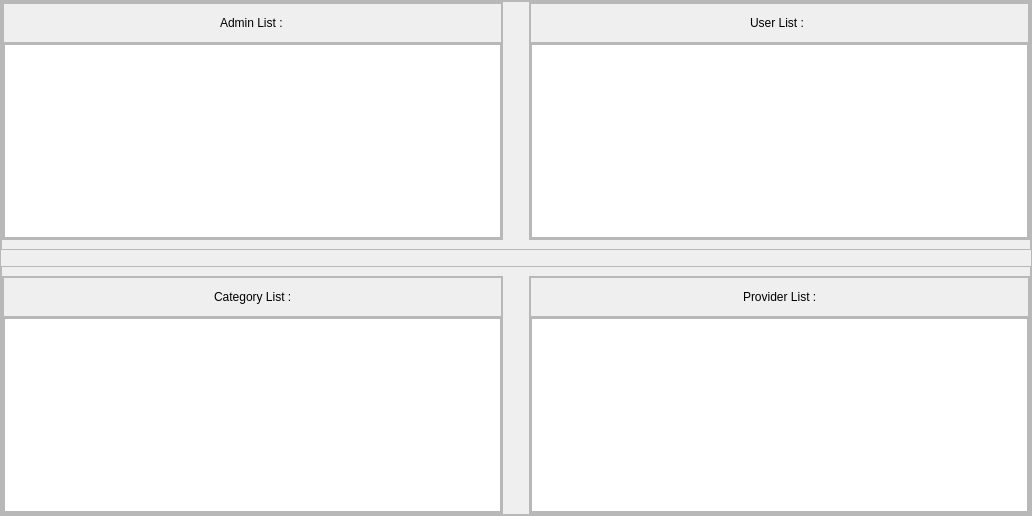
         <widget class="QWidget" name="UserPage">
          <layout class="QVBoxLayout" name="verticalLayout_12">
           <property name="spacing">
            <number>0</number>
           </property>
           <property name="leftMargin">
            <number>0</number>
           </property>
           <property name="topMargin">
            <number>0</number>
           </property>
           <property name="rightMargin">
            <number>0</number>
           </property>
           <property name="bottomMargin">
            <number>0</number>
           </property>
           <item>
            <widget class="QFrame" name="frame">
             <property name="frameShape">
              <enum>QFrame::StyledPanel</enum>
             </property>
             <property name="frameShadow">
              <enum>QFrame::Raised</enum>
             </property>
             <layout class="QVBoxLayout" name="verticalLayout_13" stretch="15,1,15">
              <property name="spacing">
               <number>0</number>
              </property>
              <property name="leftMargin">
               <number>0</number>
              </property>
              <property name="topMargin">
               <number>0</number>
              </property>
              <property name="rightMargin">
               <number>0</number>
              </property>
              <property name="bottomMargin">
               <number>0</number>
              </property>
              <item>
               <widget class="QFrame" name="frame_2">
                <property name="frameShape">
                 <enum>QFrame::StyledPanel</enum>
                </property>
                <property name="frameShadow">
                 <enum>QFrame::Raised</enum>
                </property>
                <layout class="QHBoxLayout" name="horizontalLayout_14" stretch="20,1,20">
                 <property name="spacing">
                  <number>0</number>
                 </property>
                 <property name="leftMargin">
                  <number>0</number>
                 </property>
                 <property name="topMargin">
                  <number>0</number>
                 </property>
                 <property name="rightMargin">
                  <number>0</number>
                 </property>
                 <item>
                  <widget class="QFrame" name="frame_4">
                   <property name="frameShape">
                    <enum>QFrame::StyledPanel</enum>
                   </property>
                   <property name="frameShadow">
                    <enum>QFrame::Raised</enum>
                   </property>
                   <layout class="QVBoxLayout" name="verticalLayout_14" stretch="1,6">
                    <property name="spacing">
                     <number>0</number>
                    </property>
                    <property name="leftMargin">
                     <number>0</number>
                    </property>
                    <property name="topMargin">
                     <number>0</number>
                    </property>
                    <property name="rightMargin">
                     <number>0</number>
                    </property>
                    <property name="bottomMargin">
                     <number>0</number>
                    </property>
                    <item>
                     <widget class="QFrame" name="frame_8">
                      <property name="frameShape">
                       <enum>QFrame::StyledPanel</enum>
                      </property>
                      <property name="frameShadow">
                       <enum>QFrame::Raised</enum>
                      </property>
                      <layout class="QHBoxLayout" name="horizontalLayout_16">
                       <item>
                        <spacer name="horizontalSpacer_11">
                         <property name="orientation">
                          <enum>Qt::Horizontal</enum>
                         </property>
                         <property name="sizeHint" stdset="0">
                          <size>
                           <width>203</width>
                           <height>20</height>
                          </size>
                         </property>
                        </spacer>
                       </item>
                       <item>
                        <widget class="QLabel" name="label_3">
                         <property name="text">
                          <string>Admin List : </string>
                         </property>
                        </widget>
                       </item>
                       <item>
                        <spacer name="horizontalSpacer_12">
                         <property name="orientation">
                          <enum>Qt::Horizontal</enum>
                         </property>
                         <property name="sizeHint" stdset="0">
                          <size>
                           <width>204</width>
                           <height>20</height>
                          </size>
                         </property>
                        </spacer>
                       </item>
                      </layout>
                     </widget>
                    </item>
                    <item>
                     <widget class="QFrame" name="frame_9">
                      <property name="frameShape">
                       <enum>QFrame::StyledPanel</enum>
                      </property>
                      <property name="frameShadow">
                       <enum>QFrame::Raised</enum>
                      </property>
                      <layout class="QVBoxLayout" name="verticalLayout_16">
                       <property name="spacing">
                        <number>0</number>
                       </property>
                       <property name="leftMargin">
                        <number>0</number>
                       </property>
                       <property name="topMargin">
                        <number>0</number>
                       </property>
                       <property name="rightMargin">
                        <number>0</number>
                       </property>
                       <property name="bottomMargin">
                        <number>0</number>
                       </property>
                       <item>
                        <widget class="QTableWidget" name="adminWidget">
                         <property name="focusPolicy">
                          <enum>Qt::NoFocus</enum>
                         </property>
                         <property name="editTriggers">
                          <set>QAbstractItemView::NoEditTriggers</set>
                         </property>
                        </widget>
                       </item>
                      </layout>
                     </widget>
                    </item>
                   </layout>
                  </widget>
                 </item>
                 <item>
                  <spacer name="horizontalSpacer_9">
                   <property name="orientation">
                    <enum>Qt::Horizontal</enum>
                   </property>
                   <property name="sizeHint" stdset="0">
                    <size>
                     <width>27</width>
                     <height>20</height>
                    </size>
                   </property>
                  </spacer>
                 </item>
                 <item>
                  <widget class="QFrame" name="frame_5">
                   <property name="frameShape">
                    <enum>QFrame::StyledPanel</enum>
                   </property>
                   <property name="frameShadow">
                    <enum>QFrame::Raised</enum>
                   </property>
                   <layout class="QVBoxLayout" name="verticalLayout_15" stretch="1,6">
                    <property name="spacing">
                     <number>0</number>
                    </property>
                    <property name="leftMargin">
                     <number>0</number>
                    </property>
                    <property name="topMargin">
                     <number>0</number>
                    </property>
                    <property name="rightMargin">
                     <number>0</number>
                    </property>
                    <property name="bottomMargin">
                     <number>0</number>
                    </property>
                    <item>
                     <widget class="QFrame" name="frame_10">
                      <property name="frameShape">
                       <enum>QFrame::StyledPanel</enum>
                      </property>
                      <property name="frameShadow">
                       <enum>QFrame::Raised</enum>
                      </property>
                      <layout class="QHBoxLayout" name="horizontalLayout_17">
                       <item>
                        <spacer name="horizontalSpacer_13">
                         <property name="orientation">
                          <enum>Qt::Horizontal</enum>
                         </property>
                         <property name="sizeHint" stdset="0">
                          <size>
                           <width>213</width>
                           <height>20</height>
                          </size>
                         </property>
                        </spacer>
                       </item>
                       <item>
                        <widget class="QLabel" name="label_4">
                         <property name="text">
                          <string>User List : </string>
                         </property>
                        </widget>
                       </item>
                       <item>
                        <spacer name="horizontalSpacer_14">
                         <property name="orientation">
                          <enum>Qt::Horizontal</enum>
                         </property>
                         <property name="sizeHint" stdset="0">
                          <size>
                           <width>213</width>
                           <height>20</height>
                          </size>
                         </property>
                        </spacer>
                       </item>
                      </layout>
                     </widget>
                    </item>
                    <item>
                     <widget class="QFrame" name="frame_11">
                      <property name="frameShape">
                       <enum>QFrame::StyledPanel</enum>
                      </property>
                      <property name="frameShadow">
                       <enum>QFrame::Raised</enum>
                      </property>
                      <layout class="QVBoxLayout" name="verticalLayout_19">
                       <property name="spacing">
                        <number>0</number>
                       </property>
                       <property name="leftMargin">
                        <number>0</number>
                       </property>
                       <property name="topMargin">
                        <number>0</number>
                       </property>
                       <property name="rightMargin">
                        <number>0</number>
                       </property>
                       <property name="bottomMargin">
                        <number>0</number>
                       </property>
                       <item>
                        <widget class="QTableWidget" name="userWidget">
                         <property name="focusPolicy">
                          <enum>Qt::NoFocus</enum>
                         </property>
                         <property name="editTriggers">
                          <set>QAbstractItemView::NoEditTriggers</set>
                         </property>
                        </widget>
                       </item>
                      </layout>
                     </widget>
                    </item>
                   </layout>
                  </widget>
                 </item>
                </layout>
               </widget>
              </item>
              <item>
               <spacer name="verticalSpacer_3">
                <property name="orientation">
                 <enum>Qt::Vertical</enum>
                </property>
                <property name="sizeHint" stdset="0">
                 <size>
                  <width>20</width>
                  <height>20</height>
                 </size>
                </property>
               </spacer>
              </item>
              <item>
               <widget class="QFrame" name="frame_3">
                <property name="frameShape">
                 <enum>QFrame::StyledPanel</enum>
                </property>
                <property name="frameShadow">
                 <enum>QFrame::Raised</enum>
                </property>
                <layout class="QHBoxLayout" name="horizontalLayout_15" stretch="20,1,20">
                 <property name="spacing">
                  <number>0</number>
                 </property>
                 <property name="leftMargin">
                  <number>0</number>
                 </property>
                 <property name="rightMargin">
                  <number>0</number>
                 </property>
                 <property name="bottomMargin">
                  <number>0</number>
                 </property>
                 <item>
                  <widget class="QFrame" name="frame_6">
                   <property name="frameShape">
                    <enum>QFrame::StyledPanel</enum>
                   </property>
                   <property name="frameShadow">
                    <enum>QFrame::Raised</enum>
                   </property>
                   <layout class="QVBoxLayout" name="verticalLayout_17" stretch="1,6">
                    <property name="spacing">
                     <number>0</number>
                    </property>
                    <property name="leftMargin">
                     <number>0</number>
                    </property>
                    <property name="topMargin">
                     <number>0</number>
                    </property>
                    <property name="rightMargin">
                     <number>0</number>
                    </property>
                    <property name="bottomMargin">
                     <number>0</number>
                    </property>
                    <item>
                     <widget class="QFrame" name="frame_12">
                      <property name="frameShape">
                       <enum>QFrame::StyledPanel</enum>
                      </property>
                      <property name="frameShadow">
                       <enum>QFrame::Raised</enum>
                      </property>
                      <layout class="QHBoxLayout" name="horizontalLayout_18">
                       <item>
                        <spacer name="horizontalSpacer_15">
                         <property name="orientation">
                          <enum>Qt::Horizontal</enum>
                         </property>
                         <property name="sizeHint" stdset="0">
                          <size>
                           <width>194</width>
                           <height>20</height>
                          </size>
                         </property>
                        </spacer>
                       </item>
                       <item>
                        <widget class="QLabel" name="label_6">
                         <property name="text">
                          <string>Category List :</string>
                         </property>
                        </widget>
                       </item>
                       <item>
                        <spacer name="horizontalSpacer_16">
                         <property name="orientation">
                          <enum>Qt::Horizontal</enum>
                         </property>
                         <property name="sizeHint" stdset="0">
                          <size>
                           <width>193</width>
                           <height>20</height>
                          </size>
                         </property>
                        </spacer>
                       </item>
                      </layout>
                     </widget>
                    </item>
                    <item>
                     <widget class="QFrame" name="frame_13">
                      <property name="frameShape">
                       <enum>QFrame::StyledPanel</enum>
                      </property>
                      <property name="frameShadow">
                       <enum>QFrame::Raised</enum>
                      </property>
                      <layout class="QVBoxLayout" name="verticalLayout_20">
                       <property name="spacing">
                        <number>0</number>
                       </property>
                       <property name="leftMargin">
                        <number>0</number>
                       </property>
                       <property name="topMargin">
                        <number>0</number>
                       </property>
                       <property name="rightMargin">
                        <number>0</number>
                       </property>
                       <property name="bottomMargin">
                        <number>0</number>
                       </property>
                       <item>
                        <widget class="QTableWidget" name="categoryWidget">
                         <property name="focusPolicy">
                          <enum>Qt::NoFocus</enum>
                         </property>
                         <property name="editTriggers">
                          <set>QAbstractItemView::NoEditTriggers</set>
                         </property>
                        </widget>
                       </item>
                      </layout>
                     </widget>
                    </item>
                   </layout>
                  </widget>
                 </item>
                 <item>
                  <spacer name="horizontalSpacer_10">
                   <property name="orientation">
                    <enum>Qt::Horizontal</enum>
                   </property>
                   <property name="sizeHint" stdset="0">
                    <size>
                     <width>27</width>
                     <height>20</height>
                    </size>
                   </property>
                  </spacer>
                 </item>
                 <item>
                  <widget class="QFrame" name="frame_7">
                   <property name="frameShape">
                    <enum>QFrame::StyledPanel</enum>
                   </property>
                   <property name="frameShadow">
                    <enum>QFrame::Raised</enum>
                   </property>
                   <layout class="QVBoxLayout" name="verticalLayout_18" stretch="1,6">
                    <property name="spacing">
                     <number>0</number>
                    </property>
                    <property name="leftMargin">
                     <number>0</number>
                    </property>
                    <property name="topMargin">
                     <number>0</number>
                    </property>
                    <property name="rightMargin">
                     <number>0</number>
                    </property>
                    <property name="bottomMargin">
                     <number>0</number>
                    </property>
                    <item>
                     <widget class="QFrame" name="frame_14">
                      <property name="frameShape">
                       <enum>QFrame::StyledPanel</enum>
                      </property>
                      <property name="frameShadow">
                       <enum>QFrame::Raised</enum>
                      </property>
                      <layout class="QHBoxLayout" name="horizontalLayout_19">
                       <item>
                        <spacer name="horizontalSpacer_17">
                         <property name="orientation">
                          <enum>Qt::Horizontal</enum>
                         </property>
                         <property name="sizeHint" stdset="0">
                          <size>
                           <width>196</width>
                           <height>20</height>
                          </size>
                         </property>
                        </spacer>
                       </item>
                       <item>
                        <widget class="QLabel" name="label_8">
                         <property name="text">
                          <string>Provider List :</string>
                         </property>
                        </widget>
                       </item>
                       <item>
                        <spacer name="horizontalSpacer_18">
                         <property name="orientation">
                          <enum>Qt::Horizontal</enum>
                         </property>
                         <property name="sizeHint" stdset="0">
                          <size>
                           <width>196</width>
                           <height>20</height>
                          </size>
                         </property>
                        </spacer>
                       </item>
                      </layout>
                     </widget>
                    </item>
                    <item>
                     <widget class="QFrame" name="frame_15">
                      <property name="frameShape">
                       <enum>QFrame::StyledPanel</enum>
                      </property>
                      <property name="frameShadow">
                       <enum>QFrame::Raised</enum>
                      </property>
                      <layout class="QVBoxLayout" name="verticalLayout_21">
                       <property name="spacing">
                        <number>0</number>
                       </property>
                       <property name="leftMargin">
                        <number>0</number>
                       </property>
                       <property name="topMargin">
                        <number>0</number>
                       </property>
                       <property name="rightMargin">
                        <number>0</number>
                       </property>
                       <property name="bottomMargin">
                        <number>0</number>
                       </property>
                       <item>
                        <widget class="QTableWidget" name="providerWidget">
                         <property name="focusPolicy">
                          <enum>Qt::NoFocus</enum>
                         </property>
                         <property name="editTriggers">
                          <set>QAbstractItemView::NoEditTriggers</set>
                         </property>
                        </widget>
                       </item>
                      </layout>
                     </widget>
                    </item>
                   </layout>
                  </widget>
                 </item>
                </layout>
               </widget>
              </item>
             </layout>
            </widget>
           </item>
          </layout>
         </widget>
